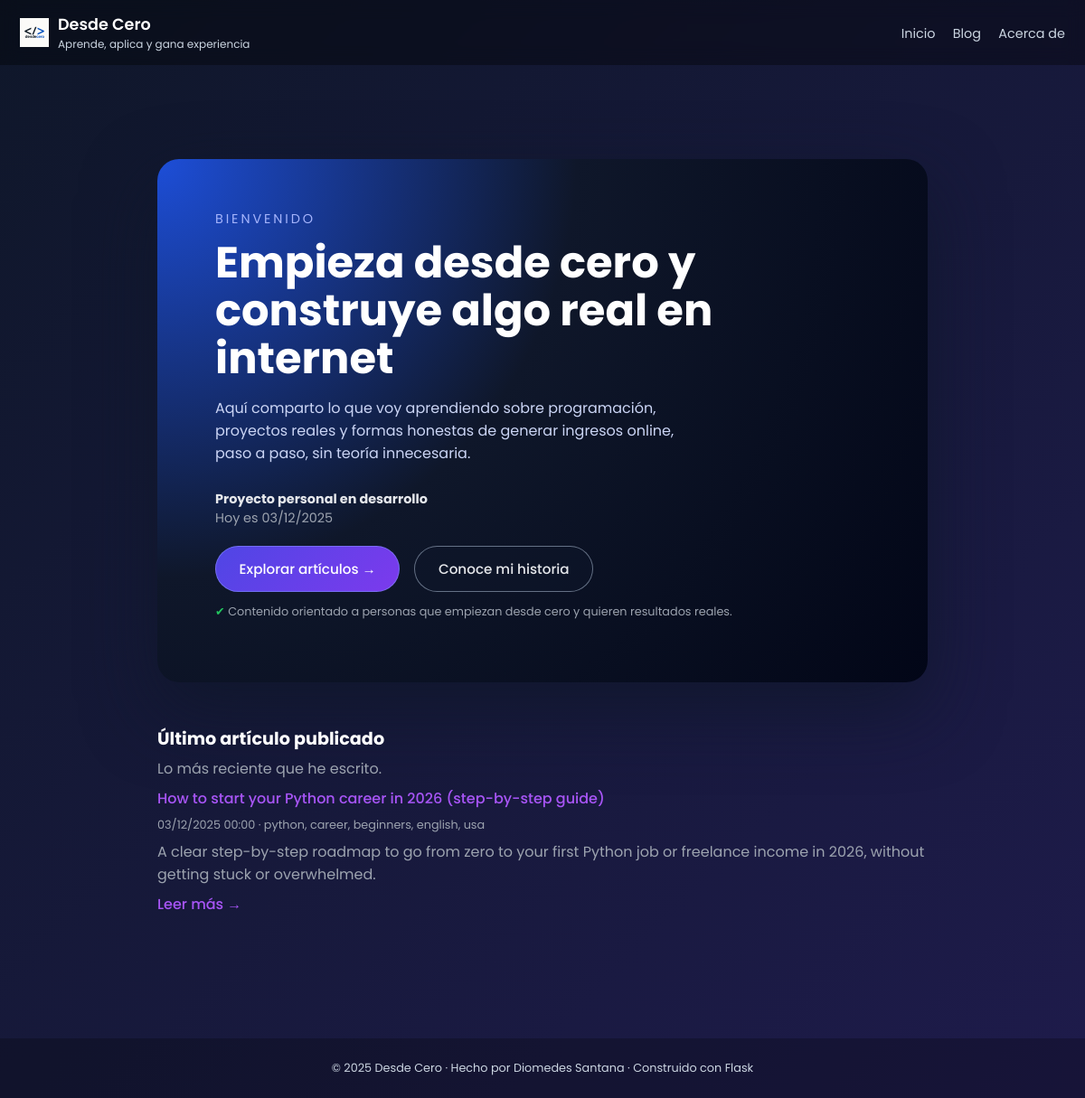
The page / on the database its author committed.
### tables this page shows
CREATE TABLE posts (
            id      INTEGER PRIMARY KEY AUTOINCREMENT,
            title   TEXT NOT NULL,
            slug    TEXT NOT NULL UNIQUE,
            date    TEXT NOT NULL,      -- formato ISO 'YYYY-MM-DD HH:MM:SS'
            tags    TEXT,
            excerpt TEXT,
            content TEXT NOT NULL
        );

### main.py (the view)
@app.route("/")
def home():
    posts = get_all_posts()
    last_post = posts[0] if posts else None
    fecha = datetime.now().strftime("%d/%m/%Y")
    return render_template("index.html", post=last_post, fecha=fecha)

### main.py (called while the page is built)
def get_conn():
    conn = sqlite3.connect(DB_PATH)
    conn.row_factory = sqlite3.Row  # permite acceder por nombre de columna
    return conn

def get_all_posts():
    conn = get_conn()
    cur = conn.cursor()
    cur.execute("SELECT * FROM posts ORDER BY date DESC")
    rows = cur.fetchall()
    conn.close()
    return rows

@app.template_filter("fecha")
def formato_fecha(value):
    try:
        if isinstance(value, str):
            dt = datetime.strptime(value, "%Y-%m-%d %H:%M:%S")
        else:
            dt = value
        return dt.strftime("%d/%m/%Y %H:%M")
    except Exception:
        return value

@app.context_processor
def inject_globals():
    now = datetime.utcnow()
    return {
        "now": now,
        "current_year": now.year,
        "site_name": "Desde Cero",
    }

### templates/index.html (shortened to what this page needs)
{% extends "base.html" %}
{% block content %}
<div class="home-wrapper">
  <section class="home-hero">
    <div>
      <div class="home-kicker">BIENVENIDO</div>
      <h1 class="home-title">
        Empieza desde cero y construye algo real en internet
      </h1>
      <p class="home-subtitle">
        Aquí comparto lo que voy aprendiendo sobre programación, proyectos reales
        y formas honestas de generar ingresos online, paso a paso, sin teoría innecesaria.
      </p>
      <p class="home-meta">
        <strong>Proyecto personal en desarrollo</strong><br>
        Hoy es {{ fecha }}
      </p>
      <div class="home-cta-row">
        <a href="{{ url_for('blog_list') }}" class="btn-primary">
          Explorar artículos →
        </a>
        <a href="{{ url_for('about') }}" class="btn-ghost">
          Conoce mi historia
        </a>
      </div>
      <p class="home-mini">
        <span>✔</span>
        Contenido orientado a personas que empiezan desde cero
        y quieren resultados reales.
      </p>
    </div>
  </section>
  <section class="home-latest">
    <h2>Último artículo publicado</h2>
    <p>Lo más reciente que he escrito.</p>
    {% if post %}
      <p>
        <a href="{{ url_for('post_detail', slug=post['slug']) }}" class="post-link">
          {{ post['title'] }}
        </a>
      </p>
      <p class="home-mini">
        {{ post['date']|fecha }} · {{ post['tags'] }}
      </p>
      <p>{{ post['excerpt'] }}</p>
      <p>
        <a href="{{ url_for('post_detail', slug=post['slug']) }}" class="post-link">
          Leer más →
        </a>
      </p>
    {% else %}
      <p>
        Todavía no hay artículos publicados. Muy pronto habrá contenido nuevo.
      </p>
    {% endif %}
  </section>
</div>
{% endblock %}

### templates/base.html (style rules this page uses)
body { margin: 0; font-family: "Poppins", sans-serif; background: linear-gradient(135deg, #0f172a, #1e1b4b); color: white; }

### templates/index.html (style rules this page uses)
.home-wrapper { max-width: 1100px; margin: 0 auto; padding: 4rem 1.5rem 5rem; }
.home-hero { display: flex; flex-direction: column; gap: 2rem; background: radial-gradient(circle at top left, #1d4ed8 0, #0f172a 45%, #020617 100%); border-radius: 24px; padding: 3rem 2.5rem; box-shadow: 0 30px 80px rgba(15, 23, 42, 0.75); }
@media (min-width: 900px) { .home-hero { padding: 3.5rem 4rem; } }
.home-kicker { font-size: 0.9rem; letter-spacing: 0.2em; text-transform: uppercase; color: #a5b4fc; margin-bottom: 0.75rem; }
.home-title { font-size: 2.4rem; line-height: 1.1; margin: 0 0 1rem; }
@media (min-width: 900px) { .home-title { font-size: 3rem; } }
.home-subtitle { color: #cbd5f5; max-width: 34rem; margin-bottom: 1.75rem; }
.home-meta { font-size: 0.9rem; color: #9ca3af; margin-bottom: 1.25rem; }
.home-meta strong { color: #e5e7eb; }
.home-cta-row { display: flex; flex-wrap: wrap; gap: 1rem; margin-bottom: 0.75rem; }
.btn-primary, .btn-ghost { border-radius: 999px; font-size: 0.95rem; font-weight: 500; padding: 0.8rem 1.6rem; border: 1px solid transparent; display: inline-flex; align-items: center; gap: 0.4rem; text-decoration: none; cursor: pointer; transition: 0.15s ease-out; background: transparent; color: inherit; }
.btn-primary { background: linear-gradient(135deg, #4f46e5, #7c3aed); color: white; border-color: rgba(129, 140, 248, 0.6); }
.btn-ghost { border-color: rgba(148, 163, 184, 0.65); color: #e5e7eb; background: rgba(15, 23, 42, 0.55); }
.home-mini { font-size: 0.8rem; color: #9ca3af; }
.home-mini span { color: #22c55e; font-weight: 500; }
.home-latest { margin-top: 3rem; }
.home-latest h2 { font-size: 1.2rem; margin-bottom: 0.4rem; }
.home-latest p { margin: 0 0 0.5rem; color: #9ca3af; }
.home-latest a.post-link { color: #a855f7; font-weight: 500; text-decoration: none; }

### rows shown on the page
posts: title "How to start your Python career in 2026 (step-by-step guide)", date|fecha "03/12/2025 00:00", tags "python, career, beginners, english, usa", excerpt "A clear step-by-step roadmap to go from zero to your first Python job or freelance income in 2026, without getting stuck or overwhelmed."
